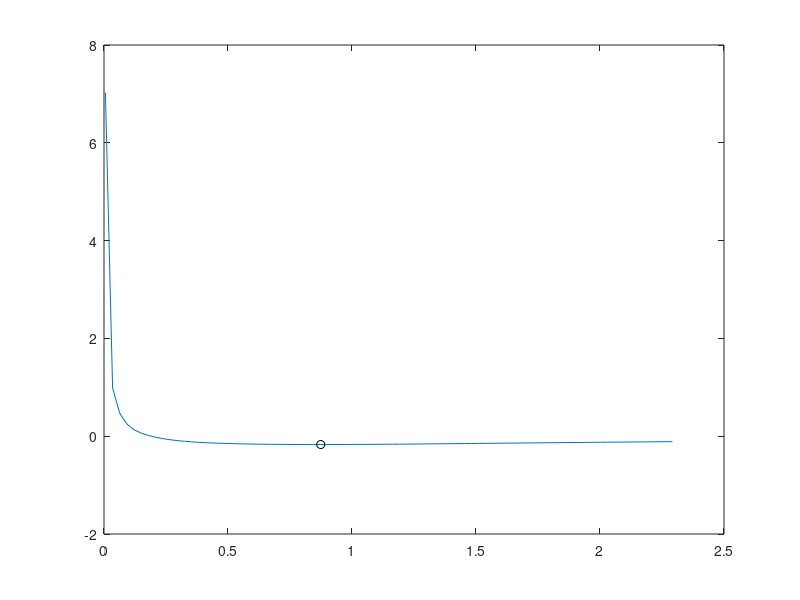

This figure's MATLAB source: (Note: this script raises an error after producing the figure.)
% function [CV] = OSCV(data,h,sm,type)
clc
clear
data = randn(25,1);
h = linspace(0.01,4,80);
a=(2*pi)/(pi-2);
b=(-2*sqrt(2*pi))/(pi-2);
n=length(data);
ngrid=length(h);
X1=reshape(data,n,1)*ones(1,n);
X2=ones(n,1)*reshape(data,1,n);
X=X1-X2;
%  Const=0.6168  %(smooth case)
Const=0.5730; %(nonsmooth case)
% Const =1;
% h=h/Const;
%   OSCV=1:ngrid;
%   T = (gammainc(B*(B/2),1.5));
%   T2=B.*(B/2);
wb = waitbar(0,'Aguarde...')
for i=1:ngrid    
    B=abs(X/(sqrt(2)*h(i)));
    M1=((b*b)/4)*(1-gammainc(B.*(B/2),1.5));            
    CV(i)=sum(sum(normpdf(B,0,1).*(M1+sqrt(2)*a*b.*normpdf(B,0,1)+(1-normcdf(B)).*(a*a-(b*b/2)*B.*B))));
    CV(i)=CV(i)/(sqrt(2)*n*n*h(i));
    term=(sum(sum((a+b.*abs(X/h(i))).*normpdf(X/h(i),0,1)))-n.*a.*normpdf(0,0,1))/2;
    CV(i)=CV(i)-((2*term)/(n.*(n-1).*h(i)));
    waitbar(i/ngrid)
end
close(wb)
h = Const*h;
[b,ind]=min(CV);
plot(h,CV); hold on
plot(h(ind),CV(ind),'ok')
% end
% end
[h] = h_plugin(data);
h.PI
